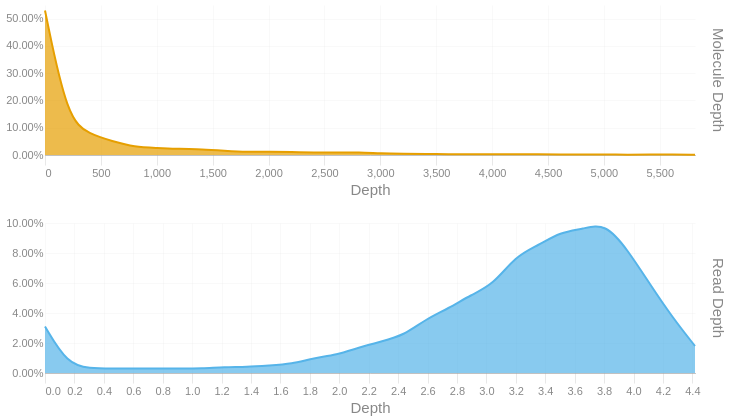

Write notebook code for a chart like this one.
### Code cell
readdep = depth_hist(tb['Read Depth'], q99, 3)
readdep = readdep.with_columns(pl.lit('Read Depth').alias('Metric'))
if not SKIPLR:
    moldep = depth_hist(tb['Molecule Depth'], mol_q99, 1)
    moldep = moldep.with_columns(pl.lit('Molecule Depth').alias('Metric'))
    _hist = pl.concat([readdep, moldep])
    _hist = _hist.filter(pl.col('Proportion') != 0)
    with SafeRender(_hist):
        (
            alt.Chart(_hist)        
            .mark_area(interpolate = "basis")
            .encode(
                x=alt.X('Bin:Q').scale(domainMin=0).axis(alt.Axis(title='Depth')),
                y = alt.Y('Proportion:Q', title = None).axis(format = '.2%'),
                color = alt.Color('Metric:N').legend(None),
                row = alt.Row("Metric:N").header(title = None, labelOrient = 'right'),
                tooltip = [
                    alt.Tooltip("Metric:N", title = "Metric"),
                    alt.Tooltip('Interval:N', title = "Depth Interval"),
                    alt.Tooltip('Proportion:Q', title = "% Alignments").format('.2%')
                ]
            )
            .resolve_scale(x='independent', y='independent')
            .properties(
                height = 150, width = 650,
                usermeta={'embedOptions': {'downloadFileName': f'{samplename}.depth.hist'}}
            )
        ).display()
else:
    readdep = readdep.filter(pl.col('Proportion') != 0)
    with SafeRender(readdep):
        (
            alt.Chart(readdep)        
            .mark_area(interpolate = "basis")
            .encode(
                x=alt.X('Bin:Q').scale(domainMin=0).axis(alt.Axis(title='Depth')),
                y = alt.Y('Proportion:Q', title = None).axis(format = '.2%'),
                tooltip = [
                    alt.Tooltip('Interval:N', title = "Depth Interval"),
                    alt.Tooltip('Proportion:Q', title = "% Alignments").format('.2%')
                ]
            )
            .properties(
                usermeta={'embedOptions': {'downloadFileName': f'{samplename}.depth.hist'}}
            )
        ).display()

### Figure 1 — Vega-Lite specification as saved in the notebook (floating-point values rounded to 4 significant figures)
{"width": 650, "height": 150, "config": {"title": {"anchor": "start", "dy": -15, "fontSize": 18, "color": "#888888", "subtitleColor": "#888888", "subtitleFontSize": 14}, "arc": {"fill": "#0072B2"}, "axis": {"domainColor": "#888888", "domainWidth": 0.5, "gridWidth": 0.2, "grid": false, "titleFontWeight": 400, "titleFontSize": 15, "labelFontSize": 11, "labelColor": "#888888", "tickColor": "#888888", "tickWidth": 0.2, "titleColor": "#888888"}, "axisBand": {"grid": false}, "axisX": {"grid": true, "tickSize": 10, "domainCap": "round"}, "axisY": {"domain": false, "grid": true, "tickSize": 0, "domainCap": "round"}, "background": "transparent", "header": {"labelFontSize": 15, "labelColor": "#888888", "titleFontSize": 15, "titleFontWeight": 600, "titleColor": "#888888"}, "legend": {"labelFont": "sans-serif", "labelFontSize": 12, "labelColor": "#888888", "symbolSize": 100, "symbolType": "circle", "titleFontSize": 12, "titlePadding": 10, "titleColor": "#888888", "title": null}, "range": {"category": ["#E69F00", "#56B4E9", "#009E73", "#F0E442", "#0072B2", "#D55E00", "#CC79A7", "#000000"], "diverging": ["#cfe8f3", "#a2d4ec", "#73bfe2", "#46abdb", "#1696d2", "#12719e"]}, "area": {"fill": "#0072B2", "fillOpacity": 0.7, "line": true, "strokeOpacity": 0.7}, "line": {"color": "#0072B2", "stroke": "#0072B2", "strokeWidth": 2}, "trail": {"color": "#0072B2", "stroke": "#0072B2", "strokeWidth": 0, "size": 1}, "point": {"filled": true, "fillOpacity": 1.0, "size": 95}, "text": {"color": "#888888", "fontSize": 11, "align": "right", "fontWeight": 400, "size": 11}, "bar": {"fill": "#0072B2", "stroke": null}, "view": {"stroke": null, "continuousWidth": 660, "continuousHeight": 400}}, "data": {"name": "data-e86f3fce02d5dd812a46a130a65ec1d8"}, "mark": {"type": "area", "interpolate": "basis"}, "encoding": {"color": {"field": "Metric", "legend": null, "type": "nominal"}, "row": {"field": "Metric", "header": {"title": null, "labelOrient": "right"}, "type": "nominal"}, "tooltip": [{"field": "Metric", "title": "Metric", "type": "nominal"}, {"field": "Interval", "title": "Depth Interval", "type": "nominal"}, {"field": "Proportion", "format": ".2%", "title": "% Alignments", "type": "quantitative"}], "x": {"axis": {"title": "Depth"}, "field": "Bin", "scale": {"domainMin": 0}, "type": "quantitative"}, "y": {"axis": {"format": ".2%"}, "field": "Proportion", "title": null, "type": "quantitative"}}, "resolve": {"scale": {"x": "independent", "y": "independent"}}, "usermeta": {"embedOptions": {"downloadFileName": "S6_LaHave_3618.depth.hist"}}, "$schema": "https://vega.github.io/schema/vega-lite/v6.1.0.json", "datasets": {"data-e86f3fce02d5dd812a46a130a65ec1d8": [{"Bin": 0.0, "Interval": "0.0-0.152", "Proportion": 0.031, "Metric": "Read Depth"}, {"Bin": 0.152, "Interval": "0.152-0.305", "Proportion": 0.006, "Metric": "Read Depth"}, {"Bin": 0.305, "Interval": "0.305-0.457", "Proportion": 0.003, "Metric": "Read Depth"}, {"Bin": 0.457, "Interval": "0.457-0.609", "Proportion": 0.003, "Metric": "Read Depth"}, {"Bin": 0.609, "Interval": "0.609-0.762", "Proportion": 0.003, "Metric": "Read Depth"}, {"Bin": 0.762, "Interval": "0.762-0.914", "Proportion": 0.003, "Metric": "Read Depth"}, {"Bin": 0.914, "Interval": "0.914-1.066", "Proportion": 0.003, "Metric": "Read Depth"}, {"Bin": 1.066, "Interval": "1.066-1.219", "Proportion": 0.003, "Metric": "Read Depth"}, {"Bin": 1.219, "Interval": "1.219-1.371", "Proportion": 0.004, "Metric": "Read Depth"}, {"Bin": 1.371, "Interval": "1.371-1.523", "Proportion": 0.004, "Metric": "Read Depth"}, {"Bin": 1.523, "Interval": "1.523-1.676", "Proportion": 0.005, "Metric": "Read Depth"}, {"Bin": 1.676, "Interval": "1.676-1.828", "Proportion": 0.006, "Metric": "Read Depth"}, {"Bin": 1.828, "Interval": "1.828-1.98", "Proportion": 0.01, "Metric": "Read Depth"}, {"Bin": 1.98, "Interval": "1.98-2.133", "Proportion": 0.012, "Metric": "Read Depth"}, {"Bin": 2.133, "Interval": "2.133-2.285", "Proportion": 0.017, "Metric": "Read Depth"}, {"Bin": 2.285, "Interval": "2.285-2.437", "Proportion": 0.021, "Metric": "Read Depth"}, {"Bin": 2.437, "Interval": "2.437-2.59", "Proportion": 0.025, "Metric": "Read Depth"}, {"Bin": 2.59, "Interval": "2.59-2.742", "Proportion": 0.036, "Metric": "Read Depth"}, {"Bin": 2.742, "Interval": "2.742-2.894", "Proportion": 0.043, "Metric": "Read Depth"}, {"Bin": 2.894, "Interval": "2.894-3.047", "Proportion": 0.052, "Metric": "Read Depth"}, {"Bin": 3.047, "Interval": "3.047-3.199", "Proportion": 0.059, "Metric": "Read Depth"}, {"Bin": 3.199, "Interval": "3.199-3.351", "Proportion": 0.078, "Metric": "Read Depth"}, {"Bin": 3.351, "Interval": "3.351-3.504", "Proportion": 0.085, "Metric": "Read Depth"}, {"Bin": 3.504, "Interval": "3.504-3.656", "Proportion": 0.094, "Metric": "Read Depth"}, {"Bin": 3.656, "Interval": "3.656-3.808", "Proportion": 0.096, "Metric": "Read Depth"}, {"Bin": 3.808, "Interval": "3.808-3.961", "Proportion": 0.1, "Metric": "Read Depth"}, {"Bin": 3.961, "Interval": "3.961-4.113", "Proportion": 0.082, "Metric": "Read Depth"}, {"Bin": 4.113, "Interval": "4.113-4.265", "Proportion": 0.059, "Metric": "Read Depth"}, {"Bin": 4.265, "Interval": "4.265-4.418", "Proportion": 0.037, "Metric": "Read Depth"}, {"Bin": 4.418, "Interval": "4.418-4.57", "Proportion": 0.018, "Metric": "Read Depth"}, {"Bin": 0.0, "Interval": "0.0-200.5", "Proportion": 0.53, "Metric": "Molecule Depth"}, {"Bin": 200.5, "Interval": "200.5-401.1", "Proportion": 0.13, "Metric": "Molecule Depth"}, {"Bin": 401.1, "Interval": "401.1-601.6", "Proportion": 0.076, "Metric": "Molecule Depth"}, {"Bin": 601.6, "Interval": "601.6-802.1", "Proportion": 0.051, "Metric": "Molecule Depth"}, {"Bin": 802.1, "Interval": "802.1-1002.6", "Proportion": 0.029, "Metric": "Molecule Depth"}, {"Bin": 1003.0, "Interval": "1002.6-1203.2", "Proportion": 0.026, "Metric": "Molecule Depth"}, {"Bin": 1203.0, "Interval": "1203.2-1403.7", "Proportion": 0.022, "Metric": "Molecule Depth"}, {"Bin": 1404.0, "Interval": "1403.7-1604.2", "Proportion": 0.021, "Metric": "Molecule Depth"}, {"Bin": 1604.0, "Interval": "1604.2-1804.7", "Proportion": 0.016, "Metric": "Molecule Depth"}, {"Bin": 1805.0, "Interval": "1804.7-2005.3", "Proportion": 0.011, "Metric": "Molecule Depth"}, {"Bin": 2005.0, "Interval": "2005.3-2205.8", "Proportion": 0.012, "Metric": "Molecule Depth"}, {"Bin": 2206.0, "Interval": "2205.8-2406.3", "Proportion": 0.011, "Metric": "Molecule Depth"}, {"Bin": 2406.0, "Interval": "2406.3-2606.8", "Proportion": 0.009, "Metric": "Molecule Depth"}, {"Bin": 2607.0, "Interval": "2606.8-2807.4", "Proportion": 0.009, "Metric": "Molecule Depth"}, {"Bin": 2807.0, "Interval": "2807.4-3007.9", "Proportion": 0.01, "Metric": "Molecule Depth"}, {"Bin": 3008.0, "Interval": "3007.9-3208.4", "Proportion": 0.006, "Metric": "Molecule Depth"}, {"Bin": 3208.0, "Interval": "3208.4-3408.9", "Proportion": 0.005, "Metric": "Molecule Depth"}, {"Bin": 3409.0, "Interval": "3408.9-3609.5", "Proportion": 0.004, "Metric": "Molecule Depth"}, {"Bin": 3610.0, "Interval": "3609.5-3810.0", "Proportion": 0.003, "Metric": "Molecule Depth"}, {"Bin": 3810.0, "Interval": "3810.0-4010.5", "Proportion": 0.003, "Metric": "Molecule Depth"}, {"Bin": 4010.0, "Interval": "4010.5-4211.0", "Proportion": 0.003, "Metric": "Molecule Depth"}, {"Bin": 4211.0, "Interval": "4211.0-4411.6", "Proportion": 0.002, "Metric": "Molecule Depth"}, {"Bin": 4412.0, "Interval": "4411.6-4612.1", "Proportion": 0.003, "Metric": "Molecule Depth"}, {"Bin": 4612.0, "Interval": "4612.1-4812.6", "Proportion": 0.001, "Metric": "Molecule Depth"}, {"Bin": 4813.0, "Interval": "4812.6-5013.1", "Proportion": 0.002, "Metric": "Molecule Depth"}, {"Bin": 5013.0, "Interval": "5013.1-5213.7", "Proportion": 0.002, "Metric": "Molecule Depth"}, {"Bin": 5214.0, "Interval": "5213.7-5414.2", "Proportion": 0.001, "Metric": "Molecule Depth"}, {"Bin": 5414.0, "Interval": "5414.2-5614.7", "Proportion": 0.002, "Metric": "Molecule Depth"}, {"Bin": 5615.0, "Interval": "5614.7-5815.2", "Proportion": 0.002, "Metric": "Molecule Depth"}, {"Bin": 5815.0, "Interval": "5815.2-6015.76", "Proportion": 0.001, "Metric": "Molecule Depth"}]}}
